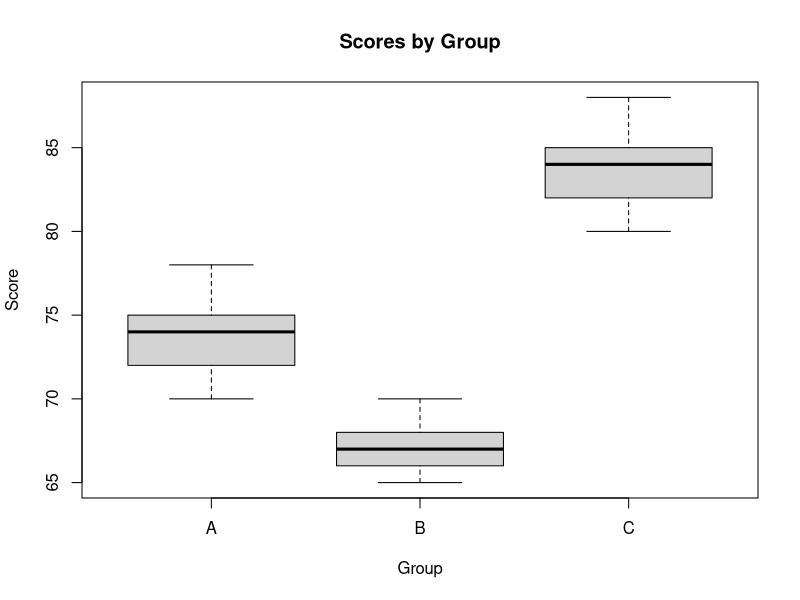

The R script that drew this image:
# Chapter 86: ANOVA
group_a <- c(72,75,78,70,74)
group_b <- c(65,68,70,67,66)
group_c <- c(82,85,88,80,84)

scores <- c(group_a, group_b, group_c)
group <- factor(rep(c("A","B","C"), each=5))

model <- aov(scores ~ group)
print(summary(model))
print(TukeyHSD(model))

boxplot(scores ~ group,
        main="Scores by Group",
        xlab="Group", ylab="Score")
